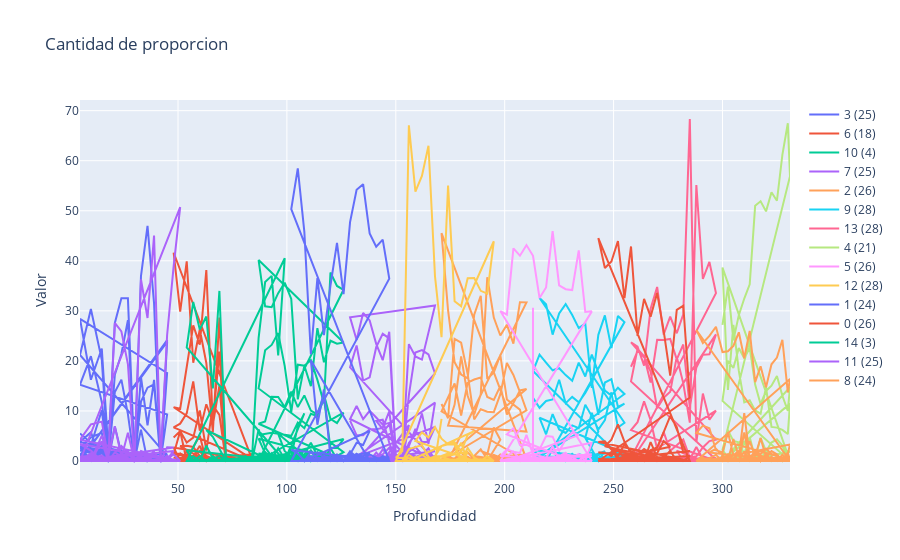

Notebook source saved alongside this figure:
### Markdown cell above
#### Method 2 - KMeans

### Code cell
fig = go.Figure()

for element in df_features_2_15["Cluster"].unique():
    nameCluster = str(element) + " (" +  str(len(df_features_2_15[df_features_2_15["Cluster"] == element]["Family"].unique())) + ")"
    fig.add_trace(go.Scatter(x=df_features_2_15[df_features_2_15["Cluster"] == element]["Profundidad"], y=df_features_2_15[df_features_2_15["Cluster"] == element]["Valor"], name=nameCluster))

fig.update_layout(title='Cantidad de proporcion',
                   xaxis_title='Profundidad',
                   yaxis_title='Valor')
fig.show()

### Figure 1 — Plotly figure (JSON) as saved in the notebook; plotly's stock layout.template omitted (floating-point values rounded to 4 significant figures; data arrays with more than 128 entries replaced by an {"elided": "..."} marker saying what was removed)
{"data": [{"name": "3 (25)", "type": "scatter", "x": {"elided": "409 int values"}, "y": {"elided": "409 float values"}}, {"name": "6 (18)", "type": "scatter", "x": {"elided": "427 int values"}, "y": {"elided": "427 float values"}}, {"name": "10 (4)", "type": "scatter", "x": {"elided": "461 int values"}, "y": {"elided": "461 float values"}}, {"name": "7 (25)", "type": "scatter", "x": {"elided": "464 int values"}, "y": {"elided": "464 float values"}}, {"name": "2 (26)", "type": "scatter", "x": {"elided": "454 int values"}, "y": {"elided": "454 float values"}}, {"name": "9 (28)", "type": "scatter", "x": {"elided": "467 int values"}, "y": {"elided": "467 float values"}}, {"name": "13 (28)", "type": "scatter", "x": {"elided": "457 int values"}, "y": {"elided": "457 float values"}}, {"name": "4 (21)", "type": "scatter", "x": {"elided": "448 float values"}, "y": {"elided": "448 float values"}}, {"name": "5 (26)", "type": "scatter", "x": {"elided": "458 int values"}, "y": {"elided": "458 float values"}}, {"name": "12 (28)", "type": "scatter", "x": {"elided": "467 int values"}, "y": {"elided": "467 float values"}}, {"name": "1 (24)", "type": "scatter", "x": {"elided": "465 int values"}, "y": {"elided": "465 float values"}}, {"name": "0 (26)", "type": "scatter", "x": {"elided": "453 int values"}, "y": {"elided": "453 float values"}}, {"name": "14 (3)", "type": "scatter", "x": {"elided": "467 int values"}, "y": {"elided": "467 float values"}}, {"name": "11 (25)", "type": "scatter", "x": {"elided": "453 int values"}, "y": {"elided": "453 float values"}}, {"name": "8 (24)", "type": "scatter", "x": {"elided": "532 float values"}, "y": {"elided": "532 float values"}}], "layout": {"title": {"text": "Cantidad de proporcion"}, "xaxis": {"title": {"text": "Profundidad"}}, "yaxis": {"title": {"text": "Valor"}}}}
